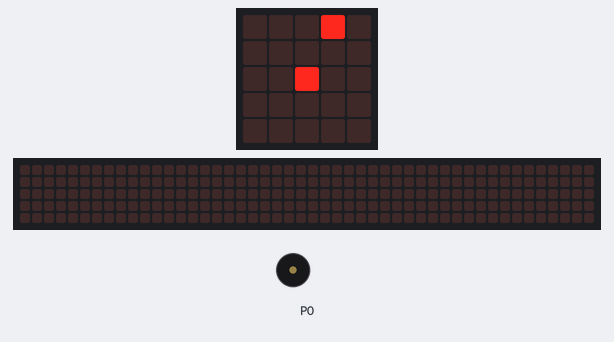
A program run on a simulated BBC micro:bit (MakeCode). Parts: the board's 5×5 LED display, a strip that is not on the board, showing the scrolling text unrolled, buzzer (waves = sounding). The 48×5 strip is a reading aid, not a part: it shows the text the display is scrolling, unrolled, one strip-width of it at a time.

Above: at 1.1 s.
At 12.1 s:
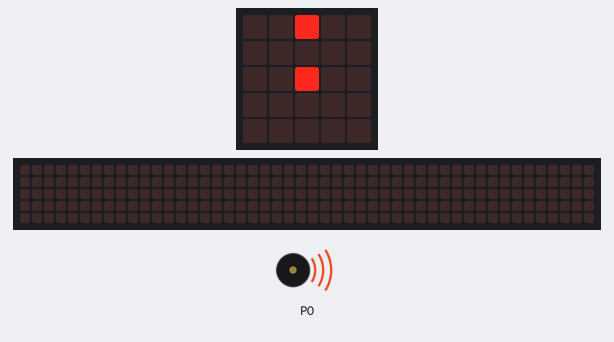
At 26.1 s:
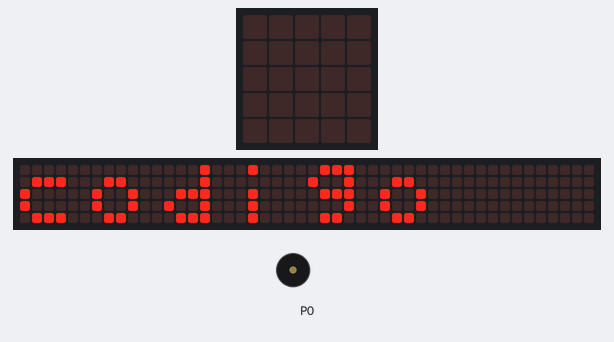
At 27.5 s:
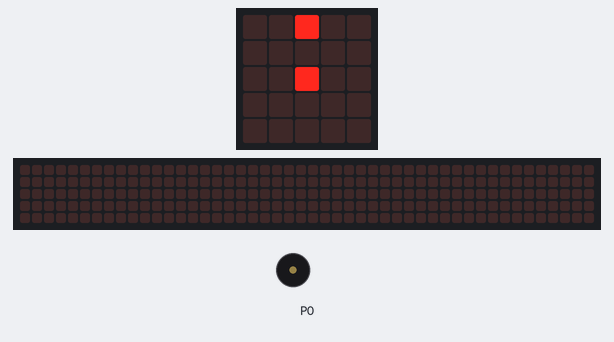
Timing chart, 0 to 29.0 s (numbered marks = the images above):
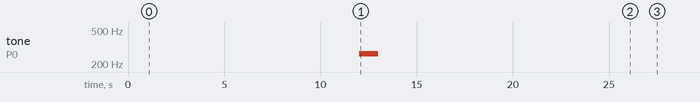

The program:

main.ts
```typescript
function reloj (posicionX: number, posicionY: number) {
    basic.pause(1000)
    aguja.set(LedSpriteProperty.X, posicionX)
    aguja.set(LedSpriteProperty.Y, posicionY)
}
let aguja: game.LedSprite = null
let centro = game.createSprite(2, 2)
aguja = game.createSprite(2, 0)
reloj(3, 0)
reloj(4, 1)
reloj(4, 2)
reloj(4, 3)
reloj(3, 4)
reloj(2, 4)
reloj(1, 4)
reloj(0, 3)
reloj(0, 2)
reloj(0, 1)
reloj(1, 0)
reloj(2, 0)
music.playTone(262, music.beat(BeatFraction.Double))
basic.showString("Hora de codigo ")
basic.forever(function () {

})
```

test.ts
```typescript
// aquí va el archivo "tests"; esto no se compilará cuando este paquete se utilice como una extensión.
```

Measured:
- what the display in image 0 shows lasts 1.0 s, from 1.0 s to 2.0 s
- what the display in image 2 shows lasts 1.3 s, from 26.1 s to 27.4 s
